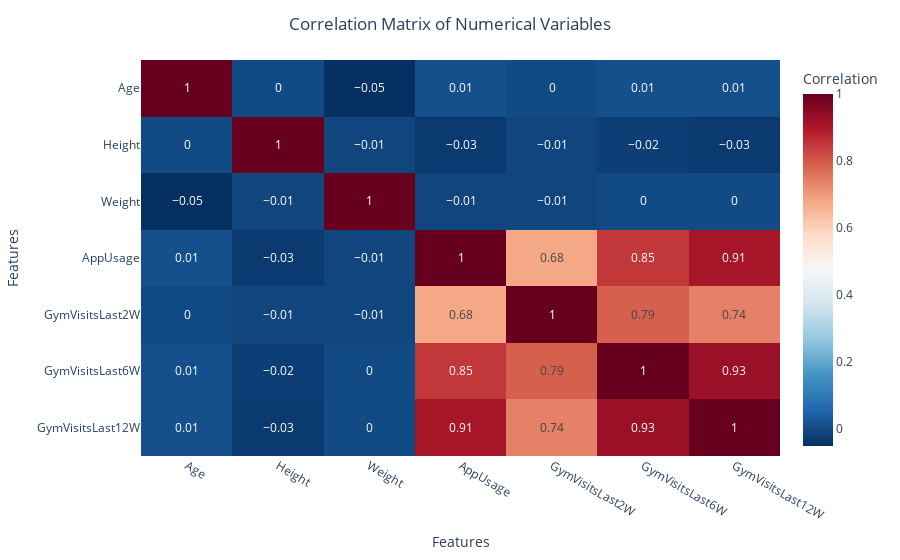

Notebook source saved alongside this figure:
### Markdown cell above
### Correlation for numerical features

### Code cell
# Compute the correlation matrix
correlation_matrix = np.round(df[['Age', 'Height', 'Weight', 'AppUsage', 'GymVisitsLast2W', 'GymVisitsLast6W', 'GymVisitsLast12W']].corr(),2)
plot_corr(correlation_matrix)
print("There is a strong positive correlation between AppUsage and the variables representing gym visits over different periods (GymVisitsLast2W, GymVisitsLast6W, GymVisitsLast12W).\n This suggests that members who use the app more frequently tend to visit the gym more often within these time frames.")

### Figure 1 — Plotly figure (JSON) as saved in the notebook; plotly's stock layout.template omitted (floating-point values rounded to 4 significant figures)
{"data": [{"coloraxis": "coloraxis", "hovertemplate": "Feature: %{x}<br>Feature: %{y}<br>Correlation: %{z}<extra></extra>", "name": "0", "texttemplate": "%{z}", "type": "heatmap", "x": ["Age", "Height", "Weight", "AppUsage", "GymVisitsLast2W", "GymVisitsLast6W", "GymVisitsLast12W"], "xaxis": "x", "y": ["Age", "Height", "Weight", "AppUsage", "GymVisitsLast2W", "GymVisitsLast6W", "GymVisitsLast12W"], "yaxis": "y", "z": [[1, 0, -0.05, 0.01, 0, 0.01, 0.01], [0, 1, -0.01, -0.03, -0.01, -0.02, -0.03], [-0.05, -0.01, 1, -0.01, -0.01, 0, 0], [0.01, -0.03, -0.01, 1, 0.68, 0.85, 0.91], [0, -0.01, -0.01, 0.68, 1, 0.79, 0.74], [0.01, -0.02, 0, 0.85, 0.79, 1, 0.93], [0.01, -0.03, 0, 0.91, 0.74, 0.93, 1]]}], "layout": {"coloraxis": {"colorbar": {"title": {"text": "Correlation"}}, "colorscale": [[0, "rgb(5,48,97)"], [0.1, "rgb(33,102,172)"], [0.2, "rgb(67,147,195)"], [0.3, "rgb(146,197,222)"], [0.4, "rgb(209,229,240)"], [0.5, "rgb(247,247,247)"], [0.6, "rgb(253,219,199)"], [0.7, "rgb(244,165,130)"], [0.8, "rgb(214,96,77)"], [0.9, "rgb(178,24,43)"], [1, "rgb(103,0,31)"]]}, "margin": {"t": 60}, "title": {"text": "Correlation Matrix of Numerical Variables", "x": 0.5}, "xaxis": {"anchor": "y", "domain": [0, 1], "title": {"text": "Features"}}, "yaxis": {"anchor": "x", "autorange": "reversed", "domain": [0, 1], "title": {"text": "Features"}}}}
